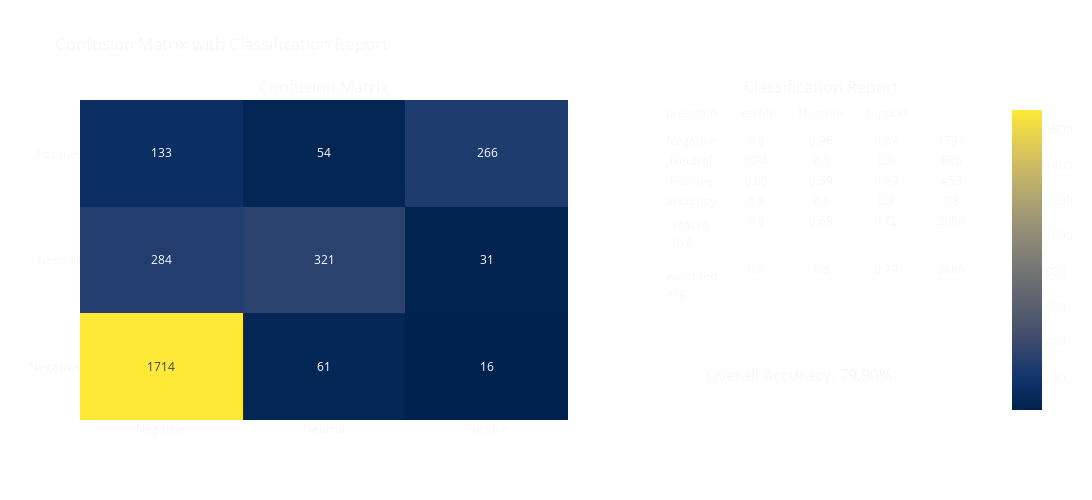

Notebook code for this chart:
### Markdown cell above
Less accuracy does not make this of interest to pursuit, might revisit in the future. 

### Multinomial Regression

### Code cell
# Only getting Trinary labels
X = vectorizer.fit_transform(tweets['text'])
y = tweets['airline_sentiment']

# Split data
X_train, X_test, y_train, y_test = train_test_split(X, y, test_size=0.2, random_state=42)

# Train model
model = LogisticRegression(multi_class = "multinomial", solver = "lbfgs", random_state = 42, max_iter=20000)
model.fit(X_train, y_train)

# Predict and evaluate
y_pred = model.predict(X_test)
y_pred_proba = model.predict_proba(X_test)


#print("Accuracy:", accuracy_score(y_test, predictions))
#print(classification_report(y_test, predictions))

# Evaluate the model
cm = confusion_matrix(y_test, y_pred)
plot_confusion_matrix_with_classification_report(cm, ["Negative", "Neutral", "Positive"], y_test, y_pred)

# Metrics (accuracy is already included on output)
f1_micro = f1_score(y_test, y_pred, average='micro')
print("Micro-average F1 Score: {:.2f}".format(f1_micro))

roc_auc = roc_auc_score(y_test, y_pred_proba, multi_class="ovr")  # For binary classification
print("ROC-AUC Score: {:.2f}".format(roc_auc))

# Log-loss requires the probability estimates of the positive class
logloss = log_loss(y_test, y_pred_proba)
print("Log-Loss: {:.2f}".format(logloss))

### Figure 1 — Plotly figure (JSON) as saved in the notebook; plotly's stock layout.template omitted (floating-point values rounded to 4 significant figures)
{"data": [{"colorscale": [[0, "#00224e"], [0.1111, "#123570"], [0.2222, "#3b496c"], [0.3333, "#575d6d"], [0.4444, "#707173"], [0.5556, "#8a8678"], [0.6667, "#a59c74"], [0.7778, "#c3b369"], [0.8889, "#e1cc55"], [1, "#fee838"]], "showscale": true, "text": [[1714, 61, 16], [284, 321, 31], [133, 54, 266]], "textfont": {"size": 12}, "texttemplate": "%{text}", "type": "heatmap", "x": ["Negative", "Neutral", "Positive"], "xaxis": "x", "y": ["Negative", "Neutral", "Positive"], "yaxis": "y", "z": [[1714, 61, 16], [284, 321, 31], [133, 54, 266]]}, {"cells": {"fill": {"color": "rgba(0,0,0,0)"}, "values": [["Negative", "Neutral", "Positive", "accuracy", "macro avg", "weighted avg"], [0.8, 0.74, 0.85, 0.8, 0.8, 0.8], [0.96, 0.5, 0.59, 0.8, 0.68, 0.8], [0.87, 0.6, 0.69, 0.8, 0.72, 0.79], [1791, 636, 453, 0.8, 2880, 2880]]}, "domain": {"x": [0.64, 1], "y": [0, 1]}, "header": {"fill": {"color": "rgba(0,0,0,0)"}, "values": ["precision", "recall", "f1-score", "support"]}, "type": "table"}], "layout": {"annotations": [{"font": {"size": 16}, "showarrow": false, "text": "Confusion Matrix", "x": 0.27, "xanchor": "center", "xref": "paper", "y": 1, "yanchor": "bottom", "yref": "paper"}, {"font": {"size": 16}, "showarrow": false, "text": "Classification Report", "x": 0.82, "xanchor": "center", "xref": "paper", "y": 1, "yanchor": "bottom", "yref": "paper"}, {"font": {"color": "rgba(247, 247, 247, 1)", "size": 16}, "showarrow": false, "text": "Overall Accuracy: 79.90%", "x": 0.9, "xref": "paper", "y": 0.1, "yref": "paper"}], "font": {"color": "rgba(247, 247, 247, 1)"}, "height": 500, "paper_bgcolor": "rgba(0,0,0,0)", "title": {"text": "Confusion Matrix with Classification Report"}, "width": 1200, "xaxis": {"anchor": "y", "domain": [0, 0.54]}, "yaxis": {"anchor": "x", "domain": [0, 1]}}}
